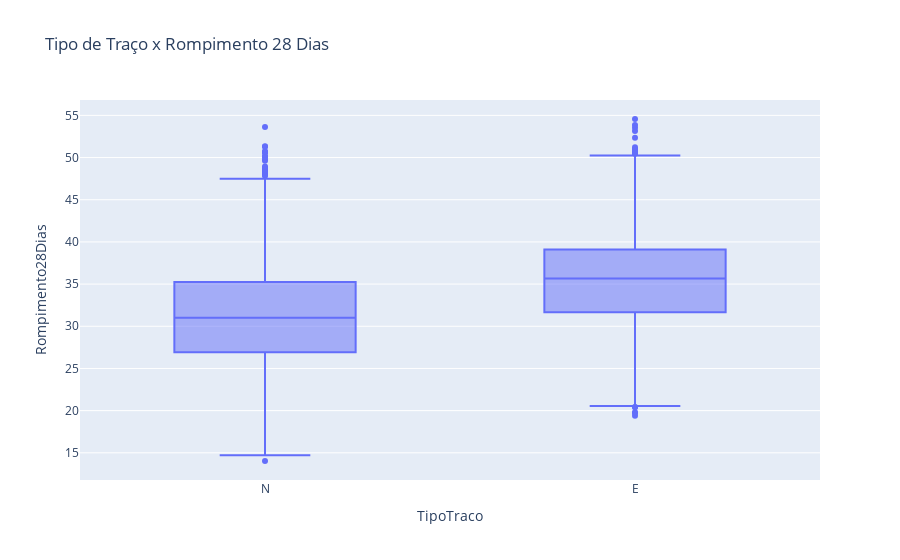

Notebook code cell kept with this figure:
### Code cell
fig = px.box(dados_aglomerante, x="TipoTraco", y="Rompimento28Dias", title='Tipo de Traço x Rompimento 28 Dias')
fig.show()

### Figure 1 — Plotly figure (JSON) as saved in the notebook; plotly's stock layout.template omitted (floating-point values rounded to 4 significant figures; data arrays with more than 128 entries replaced by an {"elided": "..."} marker saying what was removed)
{"data": [{"alignmentgroup": "True", "hovertemplate": "TipoTraco=%{x}<br>Rompimento28Dias=%{y}<extra></extra>", "legendgroup": "", "marker": {"color": "#636efa"}, "name": "", "notched": false, "offsetgroup": "", "orientation": "v", "showlegend": false, "type": "box", "x": {"elided": "6388 str values"}, "x0": " ", "xaxis": "x", "y": {"elided": "6388 float values"}, "y0": " ", "yaxis": "y"}], "layout": {"boxmode": "group", "legend": {"tracegroupgap": 0}, "title": {"text": "Tipo de Traço x Rompimento 28 Dias"}, "xaxis": {"anchor": "y", "domain": [0, 1], "title": {"text": "TipoTraco"}}, "yaxis": {"anchor": "x", "domain": [0, 1], "title": {"text": "Rompimento28Dias"}}}}
